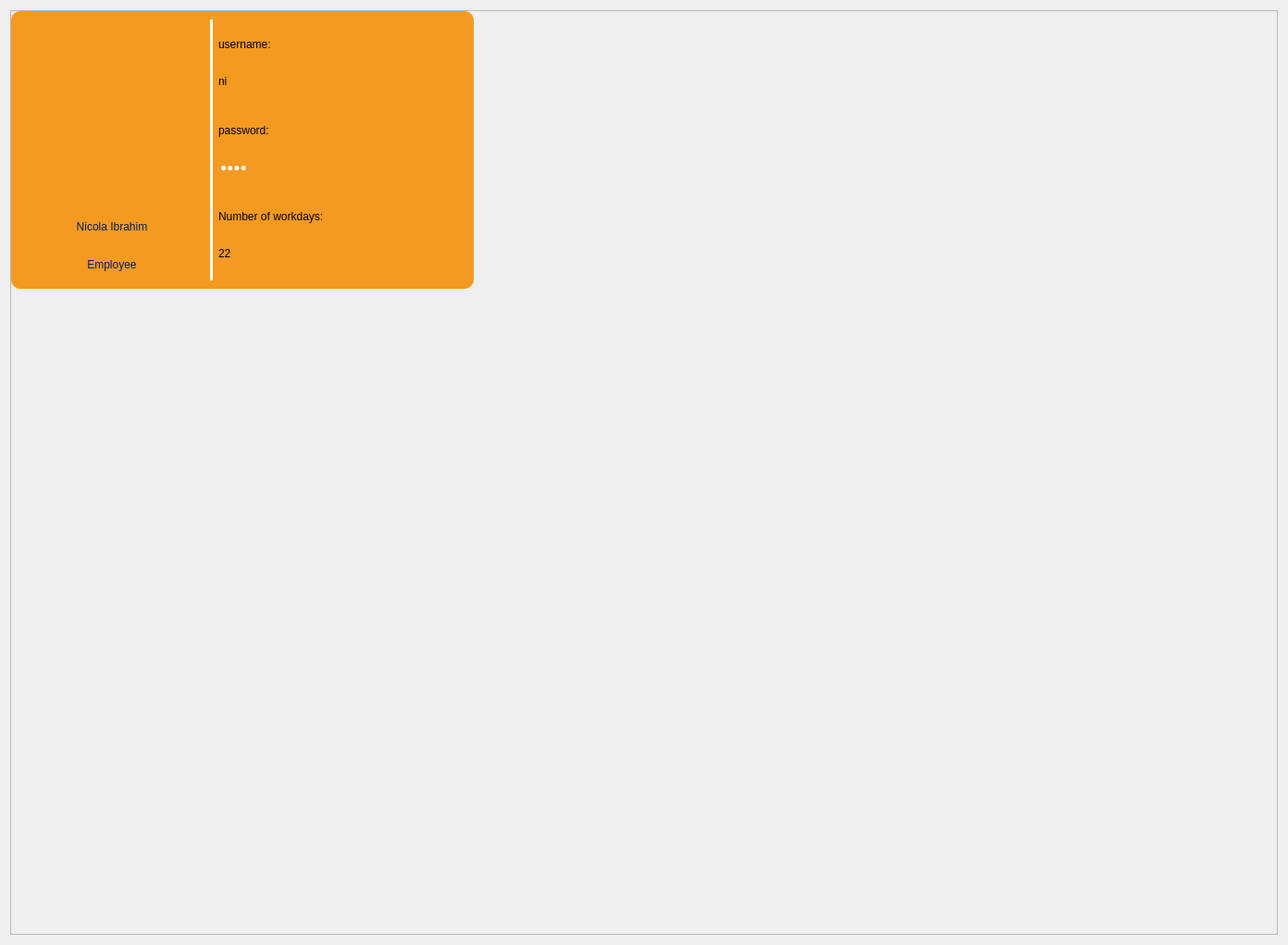
                <widget class="QWidget" name="scrollAreaWidgetContents_4">
                 <property name="geometry">
                  <rect>
                   <x>0</x>
                   <y>0</y>
                   <width>1392</width>
                   <height>1021</height>
                  </rect>
                 </property>
                 <layout class="QVBoxLayout" name="verticalLayout_71">
                  <item>
                   <widget class="QFrame" name="employees_frame">
                    <property name="frameShape">
                     <enum>QFrame::StyledPanel</enum>
                    </property>
                    <property name="frameShadow">
                     <enum>QFrame::Raised</enum>
                    </property>
                    <layout class="QGridLayout" name="gridLayout_12">
                     <property name="leftMargin">
                      <number>0</number>
                     </property>
                     <property name="topMargin">
                      <number>0</number>
                     </property>
                     <property name="rightMargin">
                      <number>0</number>
                     </property>
                     <property name="bottomMargin">
                      <number>0</number>
                     </property>
                     <item row="1" column="0">
                      <spacer name="verticalSpacer_30">
                       <property name="orientation">
                        <enum>Qt::Vertical</enum>
                       </property>
                       <property name="sizeHint" stdset="0">
                        <size>
                         <width>20</width>
                         <height>40</height>
                        </size>
                       </property>
                      </spacer>
                     </item>
                     <item row="0" column="1">
                      <spacer name="horizontalSpacer_6">
                       <property name="orientation">
                        <enum>Qt::Horizontal</enum>
                       </property>
                       <property name="sizeHint" stdset="0">
                        <size>
                         <width>40</width>
                         <height>20</height>
                        </size>
                       </property>
                      </spacer>
                     </item>
                     <item row="0" column="0">
                      <widget class="QFrame" name="employee_detail_frame">
                       <property name="minimumSize">
                        <size>
                         <width>500</width>
                         <height>300</height>
                        </size>
                       </property>
                       <property name="maximumSize">
                        <size>
                         <width>500</width>
                         <height>16777215</height>
                        </size>
                       </property>
                       <property name="styleSheet">
                        <string notr="true">#employee_detail_frame{
	border-radius:10px;
	background: rgb(244, 154, 32);

}</string>
                       </property>
                       <property name="frameShape">
                        <enum>QFrame::StyledPanel</enum>
                       </property>
                       <property name="frameShadow">
                        <enum>QFrame::Raised</enum>
                       </property>
                       <layout class="QHBoxLayout" name="horizontalLayout_27">
                        <item>
                         <layout class="QVBoxLayout" name="verticalLayout_72">
                          <item>
                           <widget class="QLabel" name="employee_image_lbl">
                            <property name="minimumSize">
                             <size>
                              <width>200</width>
                              <height>200</height>
                             </size>
                            </property>
                            <property name="maximumSize">
                             <size>
                              <width>200</width>
                              <height>200</height>
                             </size>
                            </property>
                            <property name="styleSheet">
                             <string notr="true">QLabel{
	
	border:2px solid transparent; 
	border-radius: 50px;
	background-color: transparent;

}</string>
                            </property>
                            <property name="text">
                             <string/>
                            </property>
                            <property name="pixmap">
                             <pixmap>../../employees_image/unknown_male.jpg</pixmap>
                            </property>
                            <property name="scaledContents">
                             <bool>true</bool>
                            </property>
                           </widget>
                          </item>
                          <item>
                           <widget class="QLabel" name="employee_name_lbl">
                            <property name="styleSheet">
                             <string notr="true">color:rgb(0, 31, 98) ;</string>
                            </property>
                            <property name="text">
                             <string>Nicola Ibrahim</string>
                            </property>
                            <property name="alignment">
                             <set>Qt::AlignCenter</set>
                            </property>
                           </widget>
                          </item>
                          <item>
                           <widget class="QLabel" name="employee_job_type_lbl">
                            <property name="styleSheet">
                             <string notr="true">color:rgb(0, 31, 98) ;</string>
                            </property>
                            <property name="text">
                             <string>Employee</string>
                            </property>
                            <property name="alignment">
                             <set>Qt::AlignCenter</set>
                            </property>
                           </widget>
                          </item>
                         </layout>
                        </item>
                        <item>
                         <widget class="Line" name="line_4">
                          <property name="styleSheet">
                           <string notr="true">border:4px solid rgb(255, 255, 255);
</string>
                          </property>
                          <property name="orientation">
                           <enum>Qt::Vertical</enum>
                          </property>
                         </widget>
                        </item>
                        <item>
                         <layout class="QVBoxLayout" name="verticalLayout_76">
                          <item>
                           <layout class="QVBoxLayout" name="verticalLayout_73">
                            <property name="spacing">
                             <number>0</number>
                            </property>
                            <item>
                             <widget class="QLabel" name="label_56">
                              <property name="minimumSize">
                               <size>
                                <width>0</width>
                                <height>0</height>
                               </size>
                              </property>
                              <property name="maximumSize">
                               <size>
                                <width>16777215</width>
                                <height>40</height>
                               </size>
                              </property>
                              <property name="text">
                               <string>username:</string>
                              </property>
                             </widget>
                            </item>
                            <item>
                             <widget class="QLabel" name="employee_username_lbl">
                              <property name="minimumSize">
                               <size>
                                <width>0</width>
                                <height>0</height>
                               </size>
                              </property>
                              <property name="maximumSize">
                               <size>
                                <width>16777215</width>
                                <height>40</height>
                               </size>
                              </property>
                              <property name="text">
                               <string>ni</string>
                              </property>
                             </widget>
                            </item>
                           </layout>
                          </item>
                          <item>
                           <layout class="QVBoxLayout" name="verticalLayout_74">
                            <property name="spacing">
                             <number>0</number>
                            </property>
                            <item>
                             <widget class="QLabel" name="label_65">
                              <property name="minimumSize">
                               <size>
                                <width>0</width>
                                <height>0</height>
                               </size>
                              </property>
                              <property name="maximumSize">
                               <size>
                                <width>16777215</width>
                                <height>40</height>
                               </size>
                              </property>
                              <property name="text">
                               <string>password:</string>
                              </property>
                             </widget>
                            </item>
                            <item>
                             <widget class="QLineEdit" name="employee_password_lbl">
                              <property name="minimumSize">
                               <size>
                                <width>0</width>
                                <height>0</height>
                               </size>
                              </property>
                              <property name="maximumSize">
                               <size>
                                <width>16777215</width>
                                <height>40</height>
                               </size>
                              </property>
                              <property name="styleSheet">
                               <string notr="true">background:transparent;
border: none;
color: rgb(255, 255, 255);
</string>
                              </property>
                              <property name="text">
                               <string>n123</string>
                              </property>
                              <property name="echoMode">
                               <enum>QLineEdit::Password</enum>
                              </property>
                              <property name="readOnly">
                               <bool>true</bool>
                              </property>
                             </widget>
                            </item>
                           </layout>
                          </item>
                          <item>
                           <layout class="QVBoxLayout" name="verticalLayout_75">
                            <property name="spacing">
                             <number>0</number>
                            </property>
                            <item>
                             <widget class="QLabel" name="label_71">
                              <property name="minimumSize">
                               <size>
                                <width>0</width>
                                <height>0</height>
                               </size>
                              </property>
                              <property name="maximumSize">
                               <size>
                                <width>16777215</width>
                                <height>40</height>
                               </size>
                              </property>
                              <property name="text">
                               <string>Number of workdays:</string>
                              </property>
                             </widget>
                            </item>
                            <item>
                             <widget class="QLabel" name="employee_num_workdays_lbl">
                              <property name="minimumSize">
                               <size>
                                <width>0</width>
                                <height>0</height>
                               </size>
                              </property>
                              <property name="maximumSize">
                               <size>
                                <width>16777215</width>
                                <height>40</height>
                               </size>
                              </property>
                              <property name="text">
                               <string>22</string>
                              </property>
                             </widget>
                            </item>
                           </layout>
                          </item>
                         </layout>
                        </item>
                       </layout>
                      </widget>
                     </item>
                    </layout>
                   </widget>
                  </item>
                 </layout>
                </widget>
